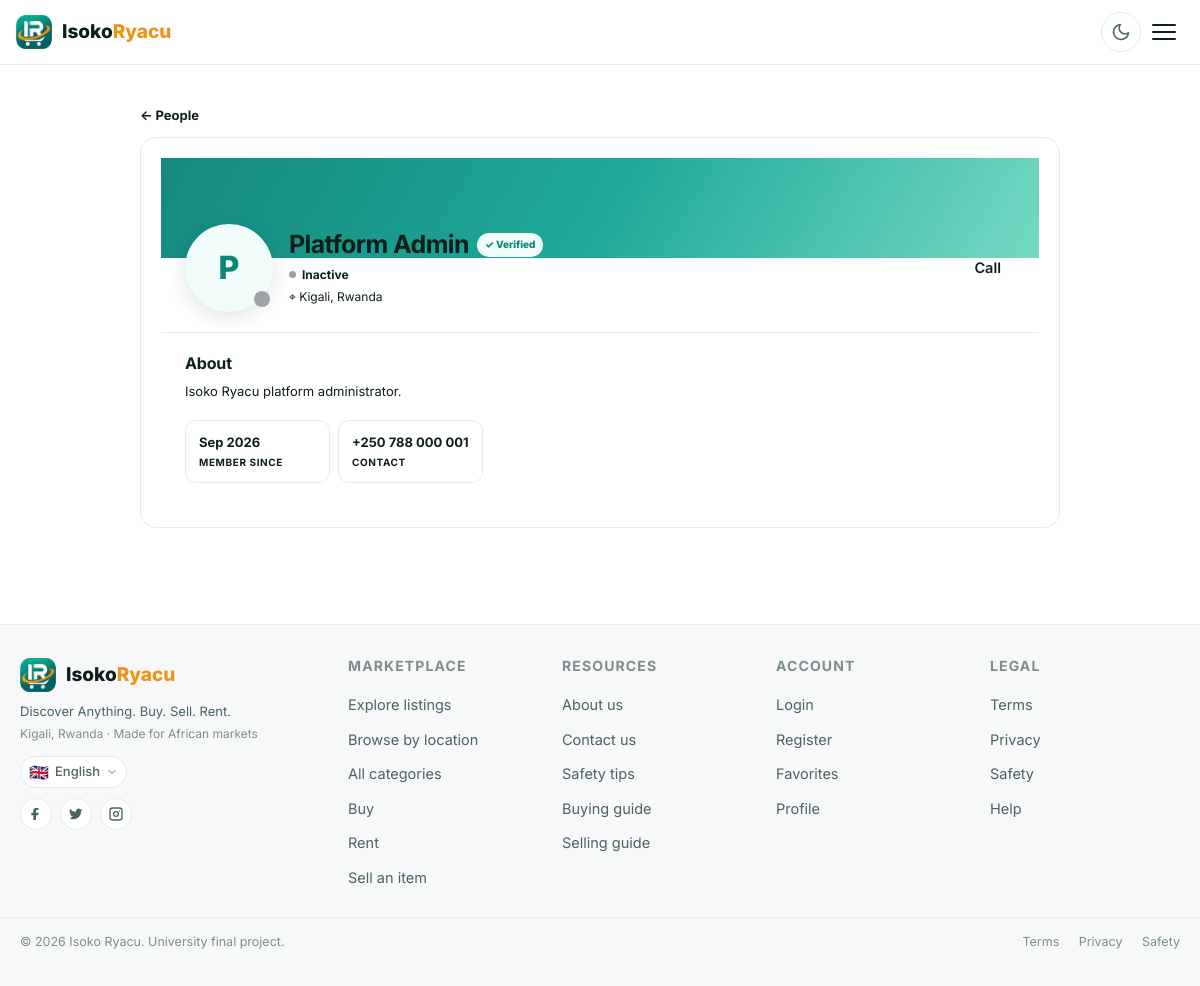
Page /pages/user-profile.php?id=1 on the committed database.
### tables this page shows
CREATE TABLE users (
    id              INT UNSIGNED AUTO_INCREMENT PRIMARY KEY,
    role_id         INT UNSIGNED NOT NULL,
    full_name       VARCHAR(120)  NOT NULL,
    email           VARCHAR(160)  NOT NULL UNIQUE,
    password_hash   VARCHAR(255)  NOT NULL,
    phone           VARCHAR(30)   NULL,
    whatsapp_number VARCHAR(40)   NULL,
    location        VARCHAR(120)  NULL,              
    bio             TEXT          NULL,
    avatar_path     VARCHAR(255)  NULL,
    is_verified     TINYINT(1)    NOT NULL DEFAULT 0,
    is_seller       TINYINT(1)    NOT NULL DEFAULT 0,
    status          ENUM('active','suspended','pending') NOT NULL DEFAULT 'active',
    reset_token     VARCHAR(64)   NULL,
    reset_expires   DATETIME      NULL,
    created_at      TIMESTAMP     DEFAULT CURRENT_TIMESTAMP,
    updated_at      TIMESTAMP     DEFAULT CURRENT_TIMESTAMP ON UPDATE CURRENT_TIMESTAMP,
    last_seen_at    DATETIME      NULL,
    CONSTRAINT fk_users_role FOREIGN KEY (role_id) REFERENCES roles(id) ON DELETE RESTRICT,
    INDEX idx_users_email (email),
    INDEX idx_users_role (role_id),
    INDEX idx_users_status (status),
    INDEX idx_users_last_seen (last_seen_at)
);

### config/database.php (called while the page is built, shortened)
<?php
function db(): PDO
{
    static $pdo = null;
    if ($pdo === null) {
        $dsn = sprintf(
            'mysql:host=%s;port=%d;dbname=%s;charset=%s',
            DB_HOST,
            DB_PORT,
            DB_NAME,
            DB_CHARSET
        );
        $options = [
            PDO::MYSQL_ATTR_SSL_VERIFY_SERVER_CERT => false,
            PDO::ATTR_ERRMODE            => PDO::ERRMODE_EXCEPTION,
            PDO::ATTR_DEFAULT_FETCH_MODE => PDO::FETCH_ASSOC,
            PDO::ATTR_EMULATE_PREPARES   => false,
            PDO::ATTR_PERSISTENT         => false,
        ];
        try {
            $pdo = new PDO($dsn, DB_USER, DB_PASS, $options);
        } catch (PDOException $e) {
            if (APP_DEBUG) {
                http_response_code(500);
                die('Database connection failed: ' . htmlspecialchars($e->getMessage()));
            }
            http_response_code(500);
            die('We are unable to reach the database right now. Please try again later.');
        }
    }
    return $pdo;
}

### pages/user-profile.php (the view, shortened to what this page needs)
<?php
require_once __DIR__.'/../includes/functions.php';
require_once __DIR__.'/../config/database.php';
$id = (int)($_GET['id'] ?? 0);
$st = db()->prepare("SELECT u.id,u.full_name,u.email,u.phone,u.whatsapp_number,u.location,u.bio,u.avatar_path,u.is_verified,u.is_seller,u.last_seen_at,u.created_at,sp.business_name,sp.social_whatsapp FROM users u LEFT JOIN seller_profiles sp ON sp.user_id=u.id WHERE u.id=? AND u.status='active' LIMIT 1");
$st->execute([$id]);
$u = $st->fetch();
$online = !empty($u['last_seen_at']) && strtotime($u['last_seen_at']) >= time()-300;
$avatar = $u['avatar_path'] ? image_or_default($u['avatar_path']) : '';
require_once __DIR__.'/../includes/header.php';
?>
<div class="container section--tight public-profile">
    <a class="public-profile__back" href="<?php echo APP_URL; ?>/pages/users.php">← People</a>
    <section class="public-profile__hero card">
        <div class="public-profile__cover"></div>
        <div class="public-profile__main">
            <div class="public-profile__avatar-wrap">
                <?php if ($avatar): ?><img class="public-profile__avatar" src="<?php echo e($avatar); ?>" alt="<?php echo e($u['full_name']); ?>"><?php else: ?><span class="public-profile__avatar public-profile__avatar--initial"><?php echo e(strtoupper(mb_substr($u['full_name'],0,1))); ?></span><?php endif; ?>
                <span class="public-profile__status <?php echo $online?'is-online':'is-inactive'; ?>"></span>
            </div>
            <div class="public-profile__identity">
                <div class="public-profile__name-row"><h1><?php echo e($u['full_name']); ?></h1><?php if ($u['is_verified']): ?><span class="public-profile__verified">✓ Verified</span><?php endif; ?></div>
                <div class="public-profile__presence"><span class="public-profile__presence-dot <?php echo $online?'is-online':'is-inactive'; ?>"></span><?php echo $online?'Online now':'Inactive'; ?><?php if ($u['is_seller']): ?> <span>• Seller</span><?php endif; ?></div>
                <?php if ($u['location']): ?><div class="public-profile__location">⌖ <?php echo e($u['location']); ?></div><?php endif; ?>
            </div>
            <div class="public-profile__actions">
                <?php if ($u['phone']): ?><a class="btn btn--ghost" href="tel:<?php echo e($u['phone']); ?>">Call</a><?php endif; ?>
            </div>
        </div>
        <div class="public-profile__body">
            <?php if ($u['bio']): ?><div class="public-profile__about"><h2>About</h2><p><?php echo nl2br(e($u['bio'])); ?></p></div><?php endif; ?>
            <div class="public-profile__facts">
                <div><strong><?php echo e(date('M Y', strtotime($u['created_at']))); ?></strong><span>Member since</span></div>
                <?php if ($u['phone']): ?><div><strong><?php echo e($u['phone']); ?></strong><span>Contact</span></div><?php endif; ?>
            </div>
        </div>
    </section>
</div>
<?php require_once __DIR__.'/../includes/footer.php'; ?>

### rows in the picture
users: full_name "P", full_name "Platform Admin", location "Kigali, Rwanda", bio "Isoko Ryacu platform administrator.", created_at "Sep 2026", phone "+250 788 000 001"

### other values in the picture
APP_TAGLINE "Discover Anything. Buy. Sell. Rent."
t('footer.made_for') "Kigali, Rwanda · Made for African markets"
$current['flag'] "🇬🇧"
$current['native'] "English"
t('footer.marketplace') "MARKETPLACE"
t('footer.explore_listings') "Explore listings"
t('locations.title') "Browse by location"
t('footer.all_categories') "All categories"
t('footer.buy') "Buy"
t('footer.rent') "Rent"
t('footer.sell_item') "Sell an item"
t('footer.resources') "RESOURCES"
t('footer.about') "About us"
t('footer.contact_us') "Contact us"
t('footer.safety_tips') "Safety tips"
